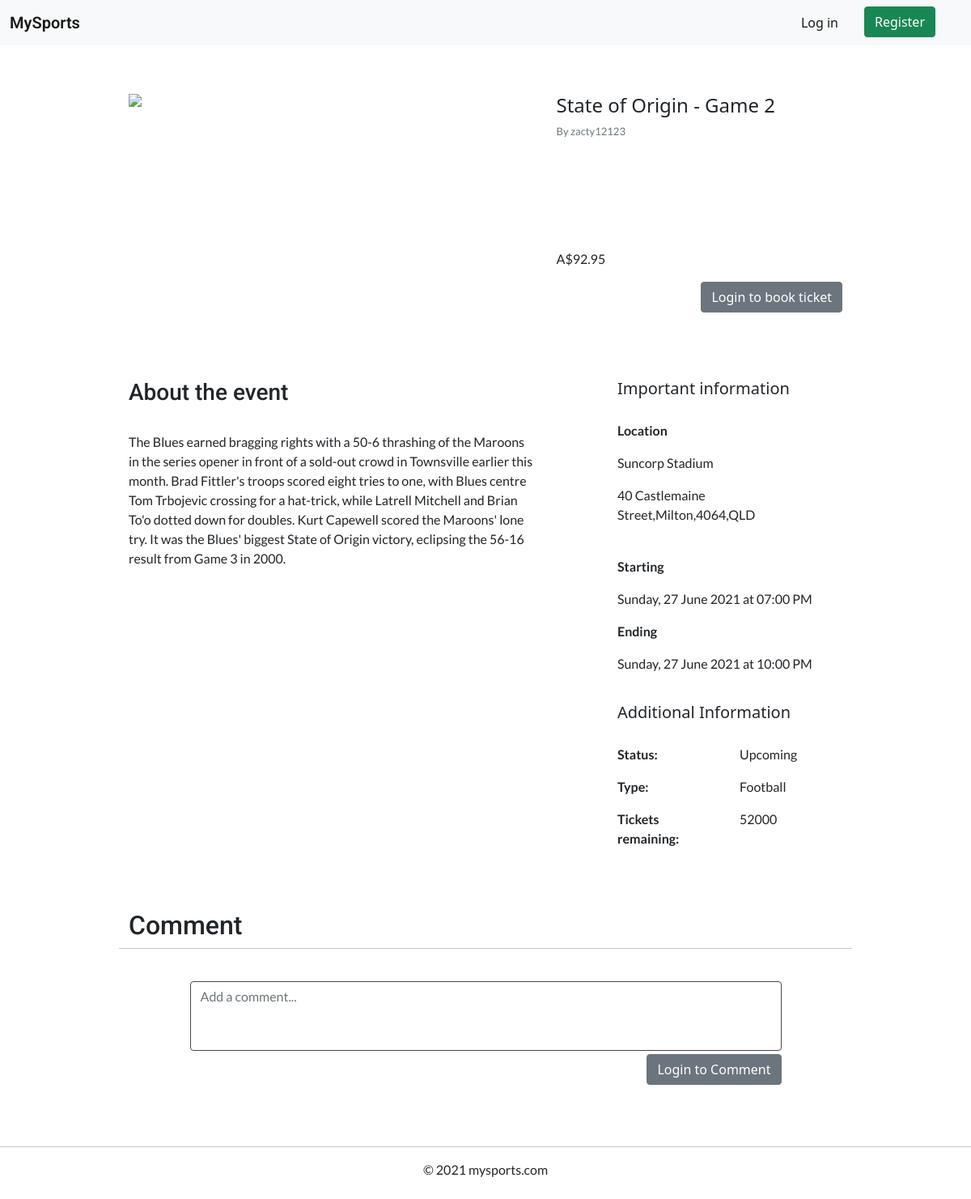
/view-details/2, run on the app's committed database.
### website/models.py (models this page shows, shortened)
class Event(db.Model):
    __tablename__ = 'events'
    event_id = db.Column(db.Integer, primary_key=True, autoincrement=True)
    title = db.Column(db.String(80))
    description = db.Column(db.String(2000))
    sport = db.Column(db.String(20))
    image = db.Column(db.String(100))
    venue = db.Column(db.String(50))
    address = db.Column(db.String(150))
    start_time = db.Column(db.DateTime())
    end_time = db.Column(db.DateTime())
    status = db.Column(db.String(15))
    tickets_total = db.Column(db.Integer())
    price = db.Column(db.Float())
    user_id = db.Column(db.Integer(), db.ForeignKey('users.user_id'))
    orders = db.relationship('Order')
    comments = db.relationship('Comment')
    @property
    def is_owner(self) -> bool:
        return (self.user == current_user)
    @property
    def user(self) -> User:
        return User.query.filter_by(user_id=self.user_id).first()
    @property
    def tickets_sold(self) -> int:
        tickets_sold = 0
        for order in self.orders:
            tickets_sold += order.ticket_quantity
        return tickets_sold
    @property
    def tickets_remaining(self) -> int:
        return self.tickets_total - self.tickets_sold
    def formatted_time(self, time:datetime):
        return '{}, {} {} {} at {}'.format(get_day(time.weekday()),
                                                time.day,
                                                get_month(time.month - 1),
                                                time.year,
                                                time.strftime("%I:%M %p"))

class User(db.Model, UserMixin):
    __tablename__='users' # good practice to specify table name
    user_id = db.Column(db.Integer, primary_key=True, autoincrement=True)
    username = db.Column(db.String(20), index=True, unique=True)
    email = db.Column(db.String(100), index=True, unique=True)
    contact_number = db.Column(db.Integer, unique=True, index=True)
    address = db.Column(db.String(100), index=True, unique=True)
    password_hash = db.Column(db.String(255), nullable=False)
    comments = db.relationship('Comment')
    events = db.relationship('Event')
    orders = db.relationship('Order')

### website/views.py (the view, shortened to what this page needs)
@bp.route('/view-details/<event_id>', methods=['GET', 'POST'])
def view_details(event_id):
    event:Event = Event.query.filter_by(event_id=event_id).first()
    if event is None:
        abort(404)
    set_current_event(event)
    cform = CommentForm()
    oform = OrderForm()
    oform.event_id = event_id
    return render_template('view_details.html', event=event, oform=oform, cform=cform)

### website/forms.py (shortened to what this page needs)
class CommentForm(FlaskForm):
    text = TextAreaField(label='', validators=[InputRequired(), Length(max=400)])

class OrderForm(FlaskForm):
    ticket_quantity = IntegerField(label='', validators=[InputRequired()])

### website/misc.py (called while the page is built)
def set_current_event(event:Event):
    session['current_event'] = event.event_id

### website/models.py (called while the page is built)
def get_day(day:int):
    return days_of_week[day]

def get_month(month:int):
    return months[month]

### website/templates/view_details.html (shortened to what this page needs)
{% extends "base.html" %}
{% import "bootstrap/wtf.html" as wtf %}
{% block content %}
<div class="div-3"></div>
<div class="container-fluid">
  <div class="col-11 col-sm-9 mx-auto">
    <div class="row">
      <div class="col-lg-7">
        <img class="image-centered" src="{{ url_for('.download', filename=event.image) }}">
      </div>
      <div class="col-lg-5 d-flex flex-column">
        <h4>{{ event.title }}</h4>
        <p class="mylead text-muted">By {{ event.user.username }}</p>
        <div class="div-6"></div>
        <p class="mt-auto me-2">A${{ event.price }}</p>
      </div>
    </div>
    {% if not event.is_owner %}
    {% if event.status == 'booked' or event.status == 'cancelled' %}
    <p>Cannot book, event is booked or cancelled</p>
    {% elif current_user.is_authenticated %}
    <button class="btn btn-success float-right" type="button" data-bs-toggle="modal" data-bs-target="#ticketmodal">Book
      ticket</button>
    {% else %}
    <a href="{{ url_for('auth.login', next=url_for(request.endpoint, **request.view_args)) }}"
      class="btn btn-secondary float-right" id="order-button">Login to book ticket</a>
    {% endif %}
    {% endif %}
    <div class="div-6"></div>
    <div class="row">
      <div class="col-md-7">
        <h3 class="mytitle centered">About the event</h3>
        <p style="white-space: pre-line">
          {{ event.description }}
        </p>
      </div>
      <div class="col-md-1"></div>
      <div class="col-md-4">
        <h5>Important information</h5>
        <div class="div-1"></div>
        <p><strong>Location</strong></p>
        <p>{{ event.venue }}</p>
        <p>{{ event.address }}</p>
        <br>
        <p><strong>Starting</strong></p>
        <p>{{ event.formatted_time(event.start_time) }}</p>
        <p><strong>Ending</strong></p>
        <p>{{ event.formatted_time(event.end_time) }}</p>
        <div class="div-1"></div>
        <h5>Additional Information</h5>
        <div class="div-1"></div>
        <div class="row">
          <div class="col">
            <p><strong>Status:</strong></p>
          </div>
          <div class="col">
            <p>{{ event.status }}</p>
          </div>
        </div>
        <div class="row">
          <div class="col">
            <p><strong>Type:</strong></p>
          </div>
          <div class="col">
            <p>{{ event.sport }}</p>
          </div>
        </div>
        <div class="row">
          <div class="col">
            <p><strong>Tickets remaining:</strong></p>
          </div>
          <div class="col">
            <p>{{ event.tickets_remaining }}</p>
          </div>
        </div>
      </div>
      <div class="div-3"></div>
      <h2 class="mytitle">Comment</h2>
      <hr>
      <div class="col-10 mx-auto">
        <div class="form-group">
          <form action="" method="post">
            {{ wtf.form_field(cform.text, class='form-control', style='resize: none', rows='3',
            placeholder='Add a comment...')}}
            {% if current_user.is_authenticated %}
            <button type="submit" class="btn btn-primary float-right mt-1" type="submit">Post</button>
            {% else %}
            <a href="{{ url_for('auth.login', next=url_for(request.endpoint, **request.view_args)) }}"
              class="btn btn-secondary float-right mt-1">Login to Comment</a>
            {% endif %}
          </form>
        </div>
      </div>
      <div class="div-3"></div>
    </div>
  </div>
  {% endblock %}

### website/templates/base.html (shortened to what this page needs)
<!doctype html>
<html>
<head>
  <link rel="stylesheet" href="{{ url_for('static', filename='css/style.css') }}">
    <link href="https://cdn.jsdelivr.net/npm/bootstrap@5.1.0/dist/css/bootstrap.min.css" rel="stylesheet"
>
  </head>
<body>
    <nav class="navbar navbar-expand-lg navbar-light bg-light">
        <div class="container-fluid">
          <a class="navbar-brand" href="{{ url_for('main.index') }}">MySports</a>
          <div class="collapse navbar-collapse" id="navbarScroll">
            <div class="div-1"></div>
              {% if current_user.is_authenticated %}
              <ul class="navbar-nav my-2 my-lg-0 d-flex ms-auto me-4" >
                <li class="nav-item dropdown">
                  <a class="nav-link dropdown-toggle" href="#" id="navbarDropdownMenuLink" role="button" data-bs-toggle="dropdown" aria-expanded="false">
                  Welcome, {{ current_user.username }}
                </a>
                <ul class="dropdown-menu" aria-labelledby="navbarDropdownMenuLink">
                  <li><a class="dropdown-item" href="{{ url_for('main.create_event') }}">Create an event</a></li>
                  <li><a class="dropdown-item" href="{{ url_for('main.booked_events') }}">View booked events</a></li>
                  <li><a class="dropdown-item" href="{{ url_for('main.manage_events') }}">Manage my events</a></li>
                  <li><a class="dropdown-item" href="{{ url_for('auth.logout') }}">Logout</a></li>
                </ul>
                {% else %}
                <ul class="navbar-nav my-2 my-lg-0 d-flex ms-auto me-4">
                  <li class="nav-item">
                    <a class="nav-link active me-4" aria-current="page" href="{{ url_for('auth.login') }}">Log in</a>
                  </li>
                  <li>
                    <form class="form me-2" action="{{ url_for('auth.register') }}">
                      <button type="submit" class="btn btn-success">Register</button>
                    </form>
                  </li>
                </ul>
                {% endif %}
          </div>
        </div>
      </nav>
    <main>
        {% block content %}{% endblock %}
    </main>
    <footer>
        <div class="myfooter">
            <hr>
            <p>© 2021 mysports.com</p>
            <div style="padding: 30px;"></div>
        </div>
    </footer>
</body>
</html>

### website/static/css/style.css (style rules this page uses)
.myfooter { text-align: center; }
.mytitle { font-family: 'Roboto', sans-serif; }
.mylead { font-family: 'Lato', sans-serif; font-size: small; }
.div-1 { padding: 10px; }
.div-3 { padding: 30px; }
.div-6 { padding: 60px; }
p { font-family: 'Lato', sans-serif; }
.navbar-brand { font-family: 'Roboto', sans-serif; font-weight: 600; font-size: 25px; }
.form-control, .form-select { border-color: #4a4742 !important; font-family: 'Lato', sans-serif; }
body, html { height: 100%; }
.image-centered { display: block; margin-left: auto; margin-right: auto; width: 100%; }
.float-right { float: right; }

### data on the page
Event: title "State of Origin - Game 2", price "92.95", description "The Blues earned bragging rights with a 50-6 thrashing of the Maroons in the series opener in front of a sold-out crowd in Townsville earlier this month. Brad Fittler's troops scored eight tries to one, with Blues centre Tom Trbojevic crossing for a hat-trick, while Latrell Mitchell and Brian To'o dotted down for doubles. Kurt Capewell scored the Maroons' lone try. It was the Blues' biggest State of Origin victory, eclipsing the 56-16 result from Game 3 in 2000.", venue "Suncorp Stadium", address "40 Castlemaine Street,Milton,4064,QLD", formatted_time "Sunday, 27 June 2021 at 07:00 PM", formatted_time "Sunday, 27 June 2021 at 10:00 PM", status "Upcoming", sport "Football", tickets_remaining "52000"
User: user.username "zacty12123"
